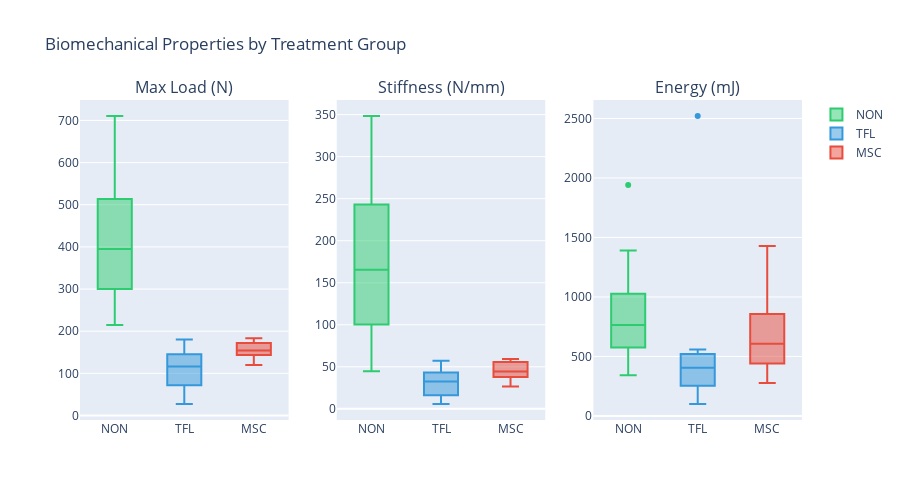

The cell this chart's notebook holds for it:
### Markdown cell above
## Cell 7: Interactive Plots (Plotly)

If Plotly is available, create interactive plots for detailed exploration.

### Code cell
if PLOTLY_AVAILABLE:
    # Create interactive comparison chart
    fig = make_subplots(
        rows=1, cols=3,
        subplot_titles=['Max Load (N)', 'Stiffness (N/mm)', 'Energy (mJ)']
    )
    
    colors_plotly = {'NON': '#2ecc71', 'TFL': '#3498db', 'MSC': '#e74c3c'}
    
    for i, metric in enumerate(['MaxLoad_N', 'Stiffness_N_mm', 'Energy_mJ']):
        for group in ['NON', 'TFL', 'MSC']:
            group_data = metadata[metadata['Subgroup'] == group][metric]
            fig.add_trace(
                go.Box(
                    y=group_data,
                    name=group,
                    marker_color=colors_plotly[group],
                    showlegend=(i == 0)
                ),
                row=1, col=i+1
            )
    
    fig.update_layout(
        title='Biomechanical Properties by Treatment Group',
        height=500,
        showlegend=True
    )
    fig.show()
else:
    print("Plotly not available. Skipping interactive plots.")

### Figure 1 — Plotly figure (JSON) as saved in the notebook; plotly's stock layout.template omitted (floating-point values rounded to 4 significant figures)
{"data": [{"marker": {"color": "#2ecc71"}, "name": "NON", "showlegend": true, "type": "box", "xaxis": "x", "y": [483.1, 395.1, 341.9, 594.0, 653.0, 499.0, 458.4, 354.4, 287.7, 277.1, 214.8, 404.6, 518.5, 322.3, 300.4, 414.8, 300.0, 253.2, 640.1, 710.5, 255.4, 602.3, 337.3], "yaxis": "y"}, {"marker": {"color": "#3498db"}, "name": "TFL", "showlegend": true, "type": "box", "xaxis": "x", "y": [72.37, 99.08, 143.1, 180.3, 161.5, 130.1, 27.31, 43.37, 69.7, 85.44, 153.1, 116.1, 128.7], "yaxis": "y"}, {"marker": {"color": "#e74c3c"}, "name": "MSC", "showlegend": true, "type": "box", "xaxis": "x", "y": [172.0, 120.0, 135.0, 160.9, 153.9, 148.4, 154.2, 174.4, 143.7, 183.4], "yaxis": "y"}, {"marker": {"color": "#2ecc71"}, "name": "NON", "showlegend": false, "type": "box", "xaxis": "x2", "y": [243.7, 213.8, 148.1, 300.1, 304.2, 348.3, 137.3, 64.14, 79.28, 44.8, 79.88, 172.0, 190.9, 138.1, 165.5, 145.7, 92.28, 60.16, 255.6, 291.0, 124.6, 241.7, 215.3], "yaxis": "y2"}, {"marker": {"color": "#3498db"}, "name": "TFL", "showlegend": false, "type": "box", "xaxis": "x2", "y": [42.31, 20.22, 32.48, 57.35, 6.285, 49.16, 5.773, 14.08, 16.95, 37.21, 46.19, 34.47, 26.69], "yaxis": "y2"}, {"marker": {"color": "#e74c3c"}, "name": "MSC", "showlegend": false, "type": "box", "xaxis": "x2", "y": [44.28, 28.51, 26.61, 45.24, 59.26, 57.01, 44.45, 37.97, 37.74, 55.7], "yaxis": "y2"}, {"marker": {"color": "#2ecc71"}, "name": "NON", "showlegend": false, "type": "box", "xaxis": "x3", "y": [642.8, 430.7, 660.9, 900.7, 1157.0, 759.6, 921.3, 1171.0, 636.5, 1059.0, 456.8, 763.3, 922.8, 435.5, 555.1, 829.0, 703.4, 1941.0, 932.0, 1390.0, 415.1, 1379.0, 341.2], "yaxis": "y3"}, {"marker": {"color": "#3498db"}, "name": "TFL", "showlegend": false, "type": "box", "xaxis": "x3", "y": [100.5, 558.4, 510.8, 549.8, 2521.0, 292.0, 405.9, 125.3, 284.1, 165.1, 425.0, 369.5, 497.6], "yaxis": "y3"}, {"marker": {"color": "#e74c3c"}, "name": "MSC", "showlegend": false, "type": "box", "xaxis": "x3", "y": [456.8, 731.5, 716.1, 977.2, 277.5, 322.3, 496.7, 1429.0, 441.2, 857.4], "yaxis": "y3"}], "layout": {"annotations": [{"font": {"size": 16}, "showarrow": false, "text": "Max Load (N)", "x": 0.1444, "xanchor": "center", "xref": "paper", "y": 1, "yanchor": "bottom", "yref": "paper"}, {"font": {"size": 16}, "showarrow": false, "text": "Stiffness (N/mm)", "x": 0.5, "xanchor": "center", "xref": "paper", "y": 1, "yanchor": "bottom", "yref": "paper"}, {"font": {"size": 16}, "showarrow": false, "text": "Energy (mJ)", "x": 0.8556, "xanchor": "center", "xref": "paper", "y": 1, "yanchor": "bottom", "yref": "paper"}], "height": 500, "showlegend": true, "title": {"text": "Biomechanical Properties by Treatment Group"}, "xaxis": {"anchor": "y", "domain": [0, 0.2889]}, "xaxis2": {"anchor": "y2", "domain": [0.3556, 0.6444]}, "xaxis3": {"anchor": "y3", "domain": [0.7111, 1]}, "yaxis": {"anchor": "x", "domain": [0, 1]}, "yaxis2": {"anchor": "x2", "domain": [0, 1]}, "yaxis3": {"anchor": "x3", "domain": [0, 1]}}}
